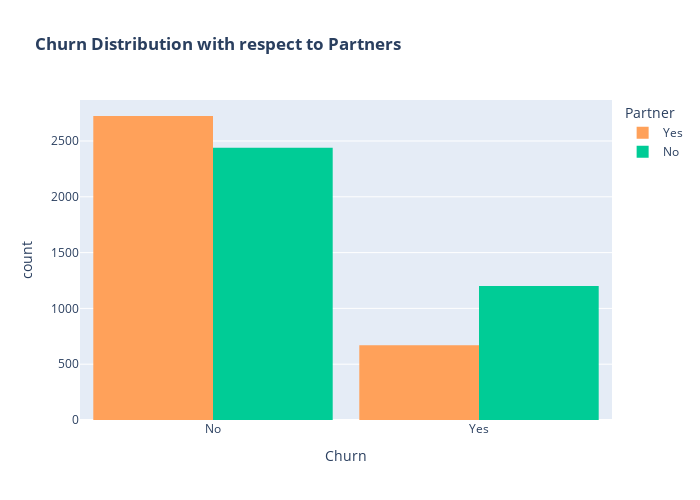

The code cell stored with this chart in its notebook:
### Code cell
color_map = {"Yes": "#FFA15A", "No": "#00CC96"}
fig = px.histogram(df, x="Churn", color="Partner", barmode="group", title="<b>Churn Distribution with respect to Partners</b>", color_discrete_map=color_map)
fig.update_layout(width=700, height=500, bargap=0.1)
fig.show()

### Figure 1 — Plotly figure (JSON) as saved in the notebook; plotly's stock layout.template omitted (floating-point values rounded to 4 significant figures; data arrays with more than 128 entries replaced by an {"elided": "..."} marker saying what was removed)
{"data": [{"alignmentgroup": "True", "bingroup": "x", "hovertemplate": "Partner=Yes<br>Churn=%{x}<br>count=%{y}<extra></extra>", "legendgroup": "Yes", "marker": {"color": "#FFA15A", "pattern": {"shape": ""}}, "name": "Yes", "offsetgroup": "Yes", "orientation": "v", "showlegend": true, "type": "histogram", "x": {"elided": "3393 str values"}, "xaxis": "x", "yaxis": "y"}, {"alignmentgroup": "True", "bingroup": "x", "hovertemplate": "Partner=No<br>Churn=%{x}<br>count=%{y}<extra></extra>", "legendgroup": "No", "marker": {"color": "#00CC96", "pattern": {"shape": ""}}, "name": "No", "offsetgroup": "No", "orientation": "v", "showlegend": true, "type": "histogram", "x": {"elided": "3639 str values"}, "xaxis": "x", "yaxis": "y"}], "layout": {"bargap": 0.1, "barmode": "group", "height": 500, "legend": {"title": {"text": "Partner"}, "tracegroupgap": 0}, "title": {"text": "<b>Churn Distribution with respect to Partners</b>"}, "width": 700, "xaxis": {"anchor": "y", "domain": [0, 1], "title": {"text": "Churn"}}, "yaxis": {"anchor": "x", "domain": [0, 1], "title": {"text": "count"}}}}
